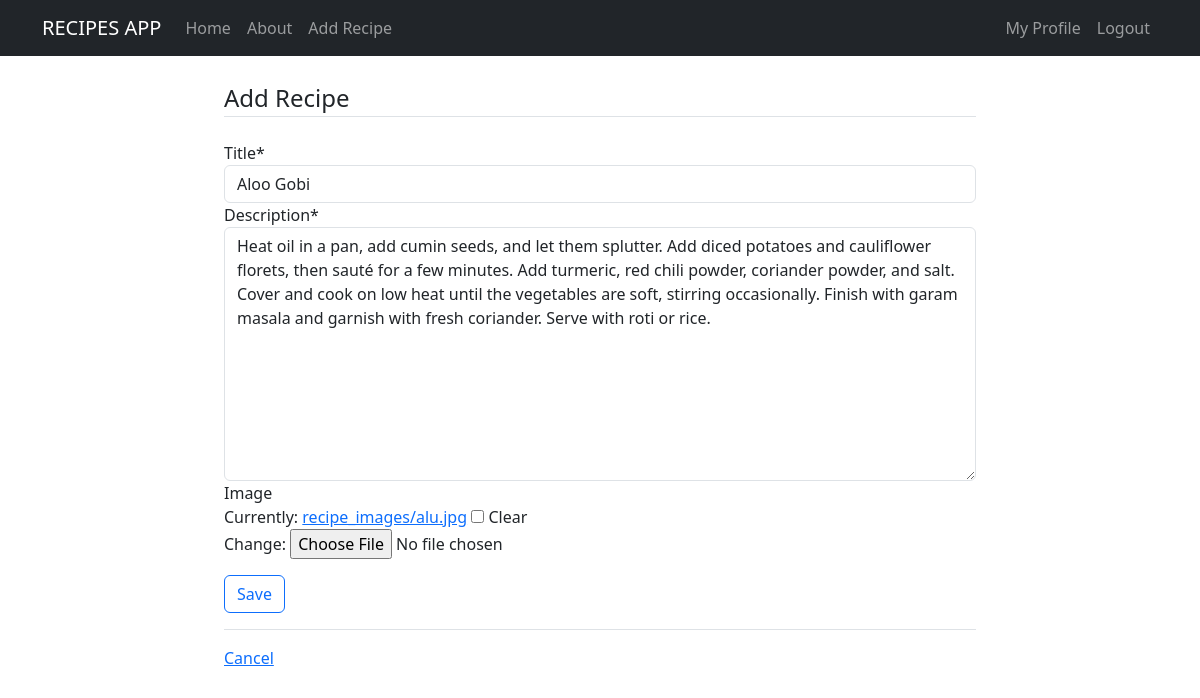
Page /recipe/7/update/ (signed in) on the committed database.
### recipes/models.py (models this page shows, shortened)
class Recipe(models.Model):
    title=models.CharField(max_length=100)
    description= models.TextField()
    author= models.ForeignKey(User , on_delete=models.CASCADE)
    created_at= models.DateTimeField(auto_now_add=True)
    updated_at=models.DateTimeField(auto_now=True)
    image= models.ImageField(upload_to='recipe_images/',null=True ,blank=True)

### recipes/views.py (the view, shortened to what this page needs)
# urls.py: path('recipe/<int:pk>/update/', views.RecipeUpdateView.as_view() ,name="recipe-update"),
class RecipeUpdateView(LoginRequiredMixin,UserPassesTestMixin, UpdateView):
    model =models.Recipe
    fields=['title','description','image']
    def test_func(self):
        recipe= self.get_object()
        return self.request.user == recipe.author

### recipes/templates/recipes/recipe_form.html (shortened to what this page needs)
{% extends 'recipes/base.html' %} {% load crispy_forms_tags %}
{% block content %}
<div class="container">
    <form method="POST" enctype="multipart/form-data">
        <fieldset class="form-group">
            <legend class="border-bottom mb-4">Add Recipe</legend>
            {{ form|crispy }}
        </fieldset>
        <div class="form-group py-3">
            <input class="btn btn-outline-primary" type="submit" value="Save" >
        </div>
    </form>
    <div class="border-top pt-3">
        <a href="{% url 'recipes-home' %}">Cancel</a>
    </div>
</div>
{% endblock content %}

### rows in the picture
Recipe: title "Aloo Gobi", description "Heat oil in a pan, add cumin seeds, and let them splutter. Add diced potatoes and cauliflower florets, then sauté for a few minutes. Add turmeric, red chili powder, coriander powder, and salt. Cover and cook on low heat until the vegetables are soft, stirring occasionally. Finish with garam masala and garnish with fresh coriander. Serve with roti or rice."
